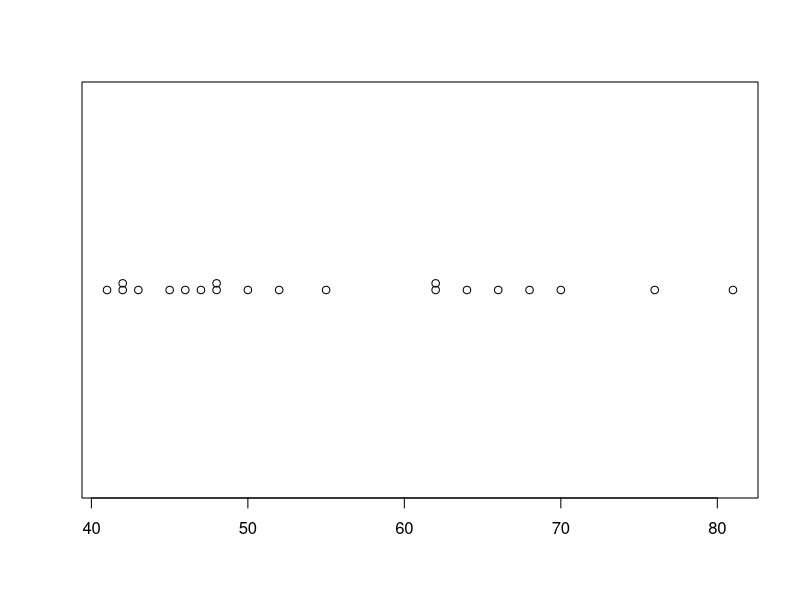

Write the R code that produced this figure.
## ---- chunk 1
x <- c(66,45,41,62,55,62,48,46,70,42,68,76,81,48,47,42,64,52,43,50)
mean(x); sd(x)
## ---- chunk 2
stripchart(x, method="stack", pch=1)
## ---- chunk 3
t.test(x, mu=50, alternative="greater")
## ---- chunk 4
t.test(x, mu=50, alternative="less")

## ---- chunk 5
t.test(x, mu=51, alternative="greater")
